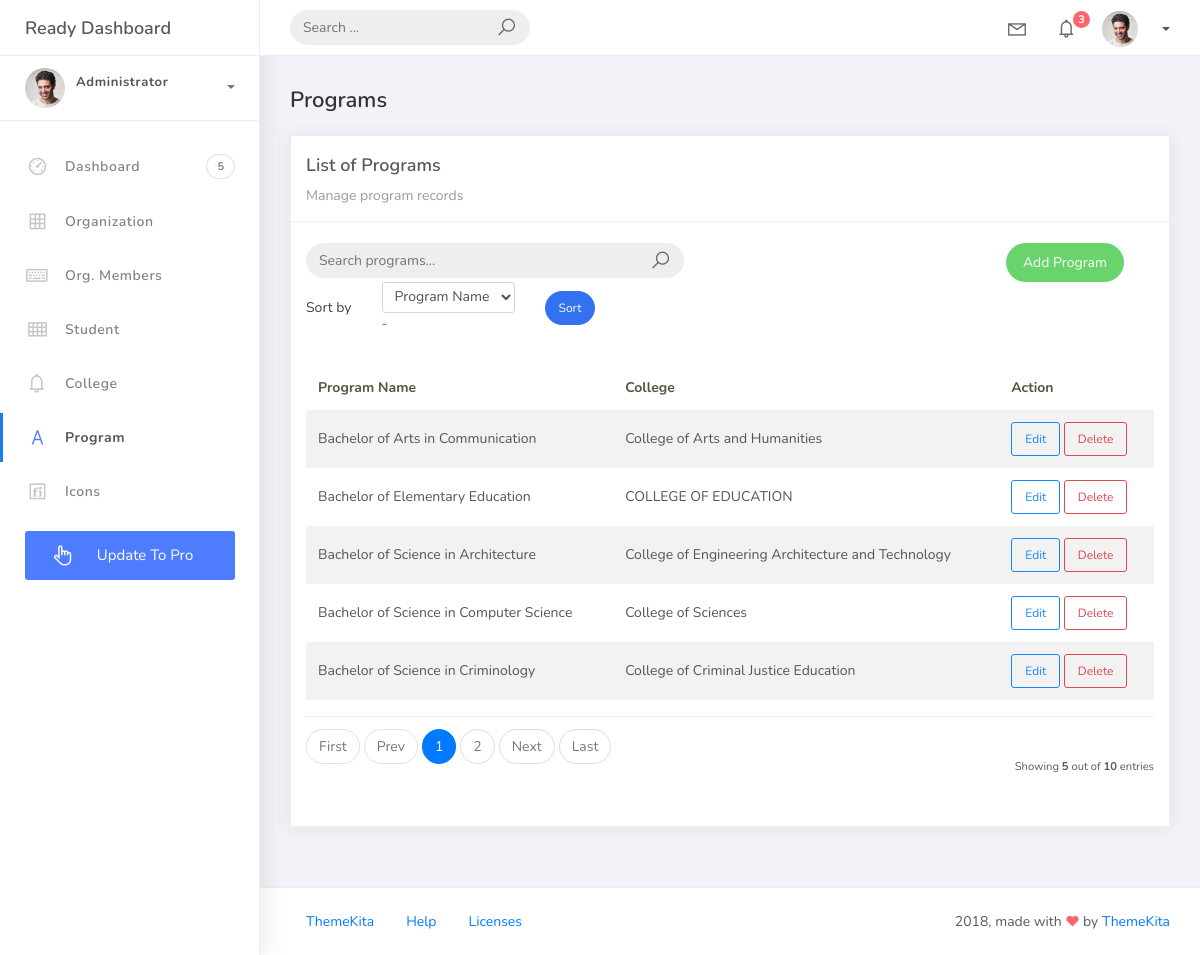
The page /program_list on the database its author committed.
### studentorg/models.py (models this page shows, shortened)
class BaseModel(models.Model):
    created_at = models.DateTimeField(auto_now_add=True, db_index=True)
    updated_at = models.DateTimeField(auto_now=True)
    class Meta:
        abstract = True

class Program(BaseModel):
    prog_name = models.CharField(max_length=150)
    college = models.ForeignKey(College, on_delete=models.CASCADE)

class College(BaseModel):
    college_name= models.CharField(max_length=150)
    def __str__(self):
        return self.college_name

### studentorg/views.py (the view)
# urls.py: path('program_list', ProgramList.as_view(), name='program-list'),
class ProgramList(ListView):
    model = Program
    context_object_name = 'program'
    template_name = 'program_list.html'
    paginate_by = 5
    def get_queryset(self):
        qs = super().get_queryset()
        query = self.request.GET.get('q')
        if query:
           qs = qs.filter(
               Q(college__college_name__icontains=query) |
               Q(prog_name__icontains=query)
               )
        return qs
    def get_ordering(self):
        allowed = ["prog_name", "college__college_name"]
        sort_by = self.request.GET.get("sort_by")
        if sort_by in allowed:
            return sort_by
        return "prog_name"

### templates/program_list.html (shortened to what this page needs)
{% extends 'base.html' %} {% load static %} {% block content %}
<div class="content">
    <div class="container-fluid">
        <h4 class="page-title">Programs</h4>
        <div class="row">
            <div class="col-md-12">
                <div class="card">
                    <div class="card-header">
                        <div class="card-title">List of Programs</div>
                        <div class="card-category">Manage program records</div>
                    </div>
                    <br />
                    <div class="col-md-12 row">
                        <div class="col-md-6">
                            <form class="navbar-left navbar-form nav-search mr-md-3" action="{% url 'program-list' %}">
                                <div class="input-group">
                                    <input type="text" placeholder="Search programs..." class="form-control" name="q" />
                                    <div class="input-group-append">
                                        <span class="input-group-text">
                                            <i class="la la-search search-icon"></i>
                                        </span>
                                    </div>
                                </div>
                            </form>
                        </div>
                        <div class="col-md-6">
                            <div class="pull-right">
                                <a href="{% url 'program-add' %}" class="btn btn-success btn-rounded">Add Program</a>
                            </div>
                        </div>
                    </div>
                    <div class="col-md-12">
                        <form method="get" class="row g-2 align-items-center">
                            <div class="col-auto">
                            <label for="smallSelect" class="col-form-label">Sort by</label>
                            </div>
                            <div class="col-auto">
                               <select class="form-control form-control-sm" id="smallSelect" name="sort_by">
                                <option value="prog_name" {% if request.GET.sort_by == "prog_name" %}selected{% endif %}>Program Name</option>
                             </select>-
                            </div>
                            <div class="col-auto">
                             <button type="submit" class="btn btn-primary btn-sm btn-rounded">Sort</button>
                            </div>
                        </form>
                    </div>
                    <div class="card-body">
                        <table class="table table-striped mt-3">
                            <thead>
                                <tr>
                                    <th scope="col">Program Name</th>
                                    <th scope="col">College</th>
                                    <th scope="col">Action</th>
                                </tr>
                            </thead>
                            <tbody>
                                {% for object in object_list %}
                                <tr>
                                    <td>{{ object.prog_name }}</td>
                                    <td>{{ object.college }}</td>
                                    <td>
                                        <a href="{% url 'program-update' object.id %}" class="btn btn-sm btn-outline-primary">Edit</a>
                                        <a href="{% url 'program-delete' object.id %}" class="btn btn-sm btn-outline-danger">Delete</a>
                                    </td>
                                </tr>
                                {% empty %}
                                <tr>
                                    <td colspan="3" style="text-align: center">
                                        <p class="text-sm font-weight-bold mb-0">No programs found</p>
                                    </td>
                                </tr>
                                {% endfor %}
                            </tbody>
                        </table>
                        {% include 'includes/pagination.html' %}
                    </div>
                </div>
            </div>
        </div>
    </div>
</div>
{% endblock %}

### rows shown on the page
Program: prog_name "Bachelor of Arts in Communication", college "College of Arts and Humanities"
Program: prog_name "Bachelor of Elementary Education", college "COLLEGE OF EDUCATION"
Program: prog_name "Bachelor of Science in Architecture", college "College of Engineering Architecture and Technology"
Program: prog_name "Bachelor of Science in Computer Science", college "College of Sciences"
Program: prog_name "Bachelor of Science in Criminology", college "College of Criminal Justice Education"

### other values the page prints
{{ page_num }} "1"
{{ page_num }} "2"
{{ object_list.count }} "5"
{{ paginator.count }} "10"
